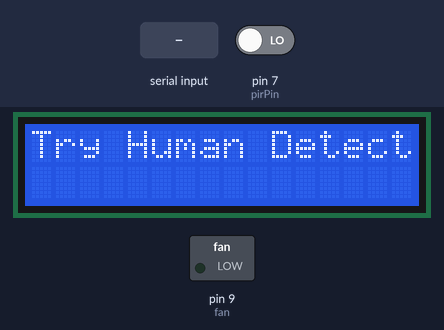
Bench run of a sketch on a simulated Arduino Uno, built with avr-gcc and run on an emulated ATmega328P. Parts: 16×2 character LCD, switched loads named in the sketch (green lamp = pin HIGH). Inputs (shaded band) come from the test bench; at power-on: pin 7 (pirPin) LOW.

Above: at 2.1 s.
5.3 s: "1" received over Serial
At 5.7 s:
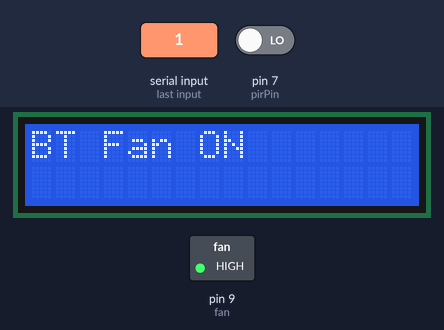
8.3 s: pin 7 (pirPin) driven HIGH
At 9.2 s:
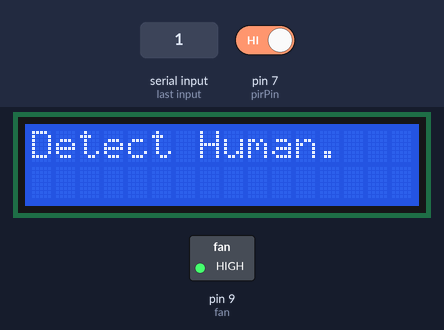
16.8 s: "0" received over Serial
At 17.8 s:
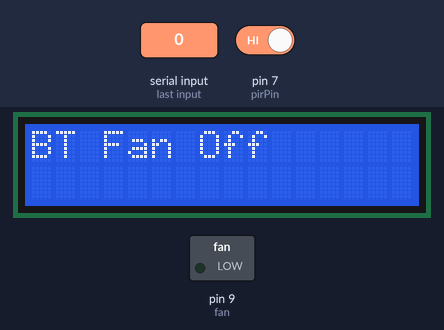
22.8 s: pin 7 (pirPin) driven LOW
At 24.1 s:
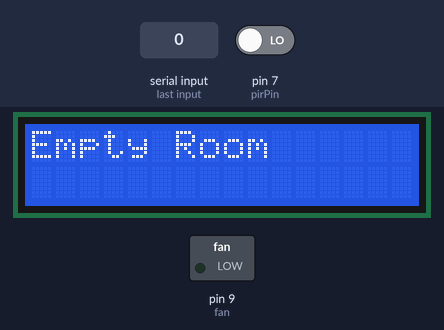
25.8 s: "2" received over Serial
At 28.6 s:
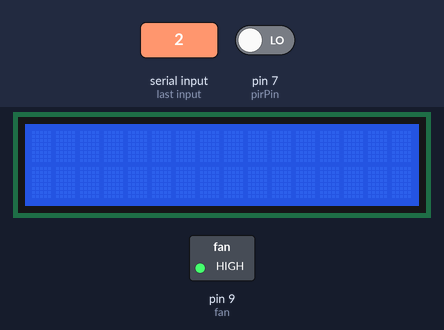
28.8 s: pin 7 (pirPin) driven HIGH
At 31.4 s:
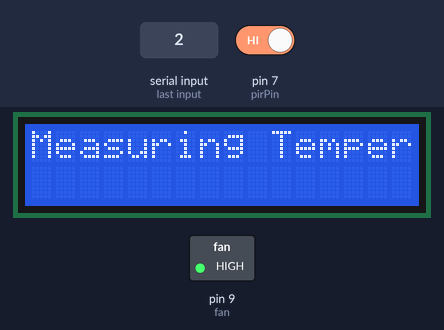
Timing chart, 0 to 32.8 s (numbered marks = the images above; inputs shaded):
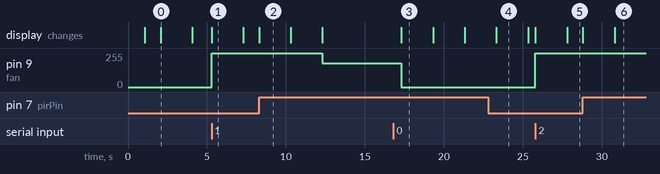

Measured:
- after the input at 5.3 s, pin 9 (fan): 0/255 → 255/255 at once; the display: changes at once (image 1)
- after the input at 8.3 s, pin 9 (fan): 255/255 → 180/255 after 4.0 s; the display: changes at once (image 2)
- after the input at 16.8 s, pin 9 (fan): 180/255 → 0/255 after 0.51 s; the display: first differs from a run without the input after 0.52 s (image 3)
- after the input at 22.8 s, the display: first differs from a run without the input after 0.53 s (image 4)
- after the input at 25.8 s, pin 9 (fan): 0/255 → 255/255 at once; the display: first changes at once (image 5 shows a later state)
- after the input at 28.8 s, the display: first changes at once (image 6 shows a later state)
- what the display in image 0 shows lasts 2.0 s, from 2.1 s to 4.1 s

The sketch:

Bluetooth_Temprature___Human_Detect_Based_Fan_Control.ino
```cpp
#include <LiquidCrystal.h>

LiquidCrystal lcd(12, 11, 5, 4, 3, 2);

float temp;
int tempPin = A1;               // Temprature IN
int pirPin = 7;                 // PIR Out pin
int pirState = LOW;              // PIR Status
int val = 0;
int data = 0;                   // Bluetooth Defalt Data

#define fan 9

void setup(){
  pinMode (fan, OUTPUT);         // FAN Output
  pinMode(pirPin, INPUT);        // PIR Input
  pinMode(tempPin, INPUT);       // Temprature Input
  Serial.begin(9600);

  lcd.begin(16, 2);
  lcd.setCursor(4, 0);
  lcd.print("CSC 488");
  delay(1000);
  lcd.clear();

  lcd.setCursor(5, 0);
  lcd.print("Start");
  delay(1000);
  lcd.clear();

  lcd.setCursor(0, 0);
  lcd.print("Try Human Detect = ");
  delay(2000);
  lcd.clear();
}

void loop(){
  lcd.setCursor(0, 0);

  if(Serial.available() > 0){
    data = Serial.read();

    if (data == '0') {
      analogWrite(9,0);
      lcd.print("BT Fan Off");
      delay(2000);
      lcd.clear();
      data = 0;
      }
    else {
      analogWrite(9,255);
      lcd.print("BT Fan ON");
      delay(2000);
      lcd.clear();
      data = 0;
    }
  }

  val = digitalRead(pirPin);
  if (val == HIGH) {            // if motion detected
    lcd.setCursor(0, 0);
    lcd.print("Detect Human.");
    delay(2000);
    lcd.clear();

    lcd.setCursor(0, 0);
    lcd.print("Measuring Temperature = ");
    delay(2000);
    lcd.clear();

    if (pirState == LOW)
	  {
      temp = readTemp();
      if(temp<20){                       // Fan OFF
        analogWrite(9,0);
        lcd.print("Fan Off");
        delay(2000);
        lcd.clear();
      }
      else if(temp<=23){                // FAN 30%
        analogWrite(fan,110);
        lcd.print("Fan Spreed: 30% ");
        delay(5000);
        lcd.clear();
      }
      else if(temp<=26){                // FAN 60%
        analogWrite(fan,180);
        lcd.print("Fan Spreed: 60% ");
        delay(5000);
        lcd.clear();
      }
      else if(temp>=30){                 // FAN 100%
        analogWrite(fan,255);
        lcd.print("Fan Spreed: 100% ");
        delay(5000);
        lcd.clear();
      }
      pirState = HIGH;
    }
  }
  else{
    lcd.clear();
    if (pirState == HIGH)
	  {
      analogWrite(9,0);
      lcd.print("Empty Room");
      delay(2000);
      lcd.clear();
      pirState = LOW;
    }
  }
}

int readTemp() {  // get the temperature and convert it to celsius
  temp = analogRead(tempPin);
  float voltage = temp * (5.0 / 1024.0);
  return temp = voltage*100;
}
```
